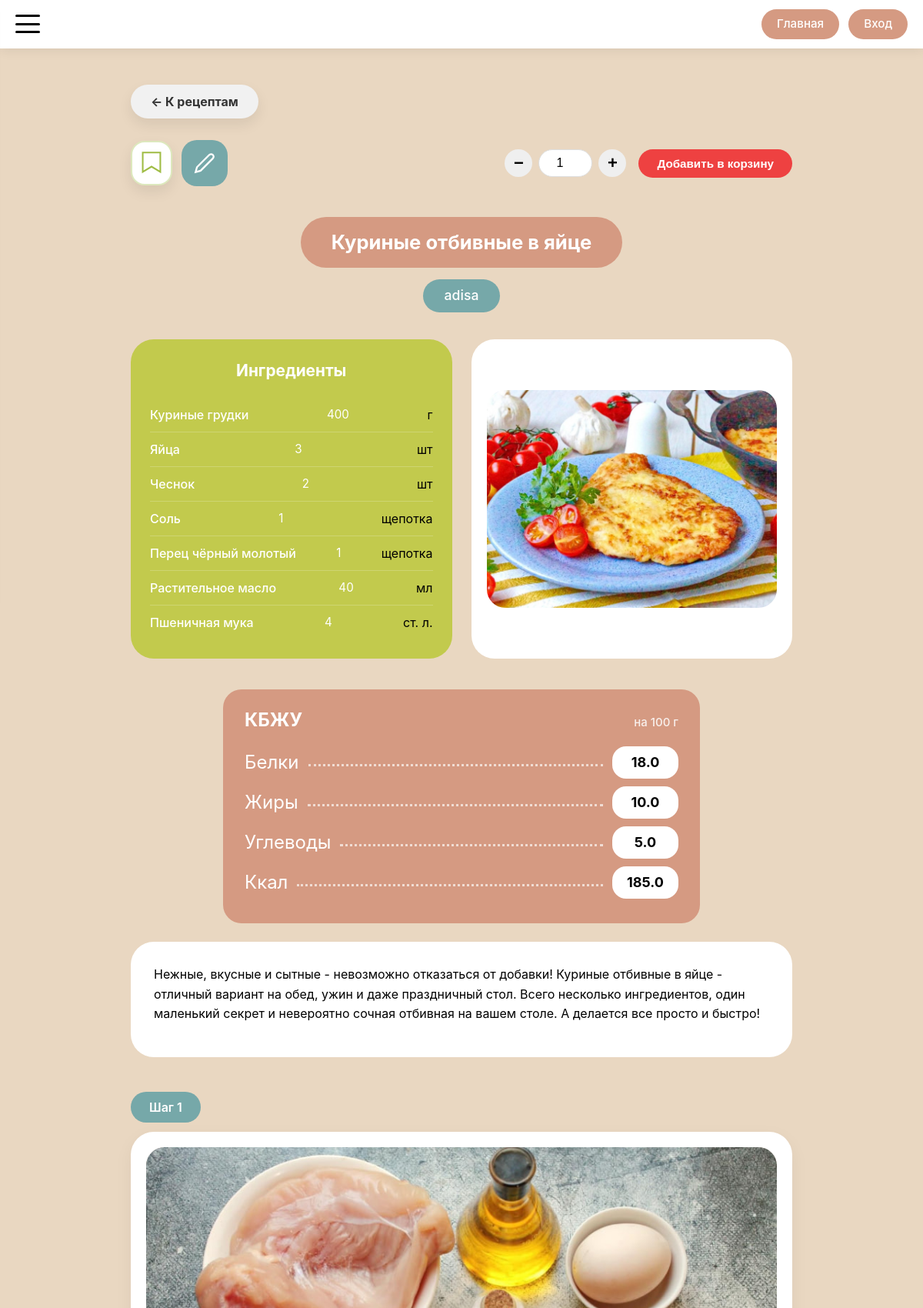
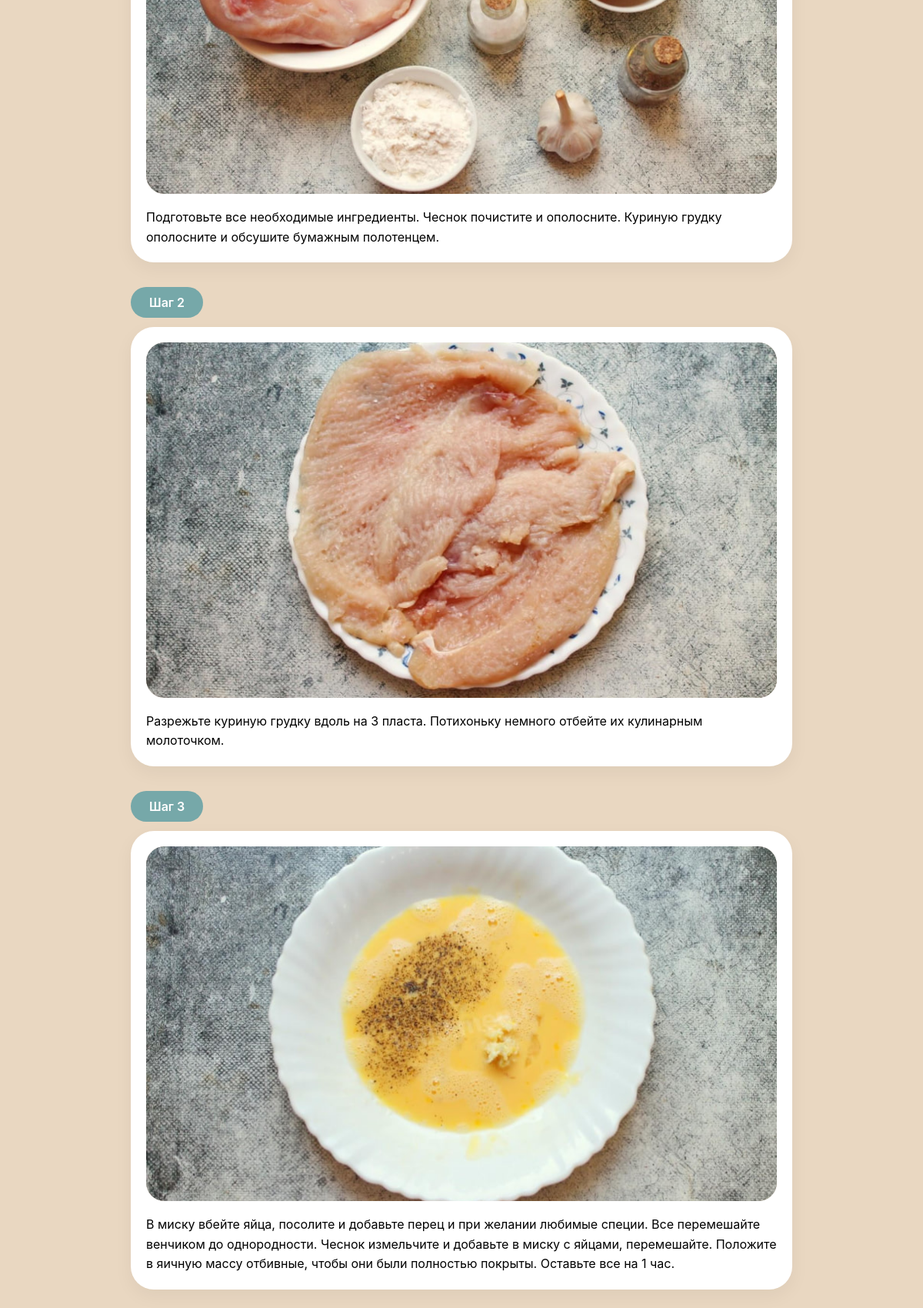
Page /recipes/16 (upper part) on the committed database (2 pictures, top to bottom).
### models.py (models this page shows, shortened)
class Recipe(db.Model):
    __tablename__ = 'recipe'
    id = db.Column(db.Integer, primary_key=True)
    title = db.Column(db.String(200), nullable=False)
    description = db.Column(db.Text)
    author_id = db.Column(db.Integer, db.ForeignKey('user.id'), nullable=False)
    status = db.Column(db.Enum(RecipeStatusEnum), nullable=False, default=RecipeStatusEnum.PENDING)
    created_at = db.Column(db.DateTime, default=datetime.utcnow)
    updated_at = db.Column(db.DateTime, default=datetime.utcnow, onupdate=datetime.utcnow)
    main_image_url = db.Column(db.String(300))
    calories = db.Column(db.Float, nullable=True)
    proteins = db.Column(db.Float, nullable=True)
    fats = db.Column(db.Float, nullable=True)
    carbohydrates = db.Column(db.Float, nullable=True)
    ingredients = db.Column(db.JSON)  # В SQLAlchemy JSON может хранить массивы
    steps = db.relationship('RecipeStep', backref='recipe', lazy='dynamic', cascade='all, delete-orphan')
    comments = db.relationship('Comment', backref='recipe', lazy='dynamic', cascade='all, delete-orphan')
    notes = db.relationship('Note', backref='recipe', lazy='dynamic', cascade='all, delete-orphan')
    favorites = db.relationship('Favorite', backref='recipe', lazy='dynamic', cascade='all, delete-orphan')
    cart_items = db.relationship('CartItem', backref='recipe', lazy='dynamic', cascade='all, delete-orphan')

class User(db.Model, UserMixin):
    __tablename__ = 'user'
    id = db.Column(db.Integer, primary_key=True)
    username = db.Column(db.String(100), unique=True, nullable=False)
    password_hash = db.Column(db.String(255), nullable=False)
    avatar_url = db.Column(db.String(300))
    created_at = db.Column(db.DateTime, default=datetime.utcnow)
    role = db.Column(db.Enum(UserRoleEnum), nullable=False, default=UserRoleEnum.USER)
    recipes = db.relationship('Recipe', backref='author', lazy='dynamic')
    comments = db.relationship('Comment', backref='author', lazy='dynamic')
    favorites = db.relationship('Favorite', backref='user', lazy='dynamic')
    cart_items = db.relationship('CartItem', backref='user', lazy='dynamic')
    notes = db.relationship('Note', backref='user', lazy='dynamic')
    chefs = db.relationship('Chef', backref='admin', lazy='dynamic')
    articles = db.relationship('Article', backref='author', lazy='dynamic')
    chef_ratings = db.relationship('ChefRating', backref='user', lazy='dynamic', cascade='all, delete-orphan')

class RecipeStep(db.Model):
    __tablename__ = 'recipe_step'
    id = db.Column(db.Integer, primary_key=True)
    recipe_id = db.Column(db.Integer, db.ForeignKey('recipe.id'), nullable=False)
    step_number = db.Column(db.Integer, nullable=False)
    text = db.Column(db.Text, nullable=False)
    image_url = db.Column(db.String(300))
    __table_args__ = (
        db.UniqueConstraint('recipe_id', 'step_number', name='unique_recipe_step'),
    )

### routes/recipe_routes.py (the view, shortened to what this page needs)
@app.route('/recipes/<int:recipe_id>')
def recipe_detail(recipe_id):
    recipe = Recipe.query.get_or_404(recipe_id)
    if current_user.is_authenticated and recipe.author_id == current_user.id:
        return redirect(url_for('recipe_manage', recipe_id=recipe.id))
    is_favorite = False
    cart_servings = 1
    is_in_cart = False
    comments_allowed = recipe.status == RecipeStatusEnum.PUBLISHED
    comments = get_recipe_comments(recipe.id)
    return render_template(
        'recipes/recipe_detail.html',
        recipe=recipe,
        is_favorite=is_favorite,
        cart_servings=cart_servings,
        is_in_cart=is_in_cart,
        comments=comments,
        comments_allowed=comments_allowed
    )

### app.py (called while the page is built)
@app.context_processor
def inject_enums():
    return dict(UserRoleEnum=UserRoleEnum)

### routes/recipe_routes.py (called while the page is built)
def get_recipe_comments(recipe_id):
    comments = (
        Comment.query
        .filter_by(recipe_id=recipe_id)
        .order_by(Comment.created_at.asc())
        .all()
    )
    for comment in comments:
        if comment.created_at and comment.updated_at:
            comment.is_edited = (comment.updated_at - comment.created_at).total_seconds() > 1
        else:
            comment.is_edited = False
    return comments

### templates/recipes/recipe_detail.html (shortened to what this page needs)
{% extends 'base/base.html' %}
{% block main_class %}recipe-detail-main{% endblock %}
{% block container_class %}recipe-detail-container{% endblock %}
{% block content %}
{% with back_url=url_for('recipes'), back_text='К рецептам', back_class='recipe-back-btn' %}
{% include 'components/_back_button.html' %}
{% endwith %}
<div class="recipe-actions-bar">
    <form action="{{ url_for('toggle_favorite', recipe_id=recipe.id) }}" method="POST">
        <button
                type="submit"
                class="recipe-favorite-ribbon js-favorite-toggle {{ 'is-active' if is_favorite else '' }}"
                aria-label="{{ 'Удалить из избранного' if is_favorite else 'Добавить в избранное' }}"
                title="{{ 'Удалить из избранного' if is_favorite else 'Добавить в избранное' }}"
        >
            <svg width="28" height="32" viewBox="0 0 24 28" fill="none" xmlns="http://www.w3.org/2000/svg">
                <path d="M2 2H22V24L12 18L2 24V2Z"/>
            </svg>
        </button>
    </form>
    <a href="{{ url_for('recipe_notes', recipe_id=recipe.id) }}" class="recipe-notes-icon" title="Мои заметки">
        <svg width="28" height="28" viewBox="0 0 24 24" fill="none" stroke="currentColor" stroke-width="2">
            <path d="M17 3a2.85 2.83 0 1 1 4 4L7.5 20.5 2 22l1.5-5.5L17 3z"/>
        </svg>
    </a>
    <div class="recipe-action-buttons">
        <form action="{{ url_for('add_to_cart', recipe_id=recipe.id) }}" method="POST" class="add-to-cart-form">
            <div class="servings-control">
                <button type="button" class="servings-btn" data-action="minus">−</button>
                <input
                        type="number"
                        name="servings"
                        class="servings-input"
                        value="{{ cart_servings }}"
                        min="1"
                >
                <button type="button" class="servings-btn" data-action="plus">+</button>
            </div>
            <button type="submit" class="recipe-action-btn action-cart">
                {% if is_in_cart %}
                Обновить корзину
                {% else %}
                Добавить в корзину
                {% endif %}
            </button>
        </form>
    </div>
</div>
<div class="recipe-info-block">
    <div class="recipe-title-wrapper">
        <div class="recipe-title-pill">{{ recipe.title }}</div>
    </div>
    <div class="recipe-author-wrapper">
        <div class="recipe-author-pill">{{ recipe.author.username }}</div>
    </div>
    <div class="recipe-ingredients-photo-row">
        <div class="recipe-ingredients-box">
            <div class="recipe-ingredients-title">Ингредиенты</div>
            <ul class="recipe-ingredients-list">
                {% for ingredient in recipe.ingredients %}
                <li class="recipe-ingredient-item">
                    <span class="ingredient-name">{{ ingredient.name }}</span>
                    <span class="ingredient-amount">{{ ingredient.amount }}</span>
                    <span class="ingredient-unit">{{ ingredient.unit }}</span>
                </li>
                {% endfor %}
            </ul>
        </div>
        {% if recipe.main_image_url %}
        <div class="recipe-photo-box">
            <div class="recipe-photo-inner">
                <img src="{{ recipe.main_image_url }}"
                     alt="{{ recipe.title }}">
            </div>
        </div>
        {% endif %}
    </div>
</div>
{% include 'components/_nutrition_view.html' %}
<div class="recipe-description-block">
    <div class="recipe-description-card">
        <div class="recipe-description-content">{{ recipe.description|safe }}</div>
    </div>
</div>
<div class="recipe-steps-block">
    {% for step in recipe.steps %}
    {% set step_index = loop.index %}
    {% include 'components/_step_block.html' with context %}
    {% endfor %}
</div>
{% endblock %}

### templates/base/base.html (shortened to what this page needs)
<!DOCTYPE html>
<html lang="ru">
<head>
    <link href="https://googleapis.com/css2?family=Inter:opsz,wght@14..32,300;14..32,400;14..32,500;14..32,600;14..32,700&display=swap" rel="stylesheet">
    <link rel="stylesheet" href="{{ url_for('static', filename='css/style.css') }}">
</head>
<body>
    {% if request.endpoint != 'auth' %}
        {% include 'components/_header.html' %}
    {% endif %}
    <main class="main {% block main_class %}{% endblock %}">
        <div class="container {% block container_class %}{% endblock %}">
            {% block content %}{% endblock %}
        </div>
    </main>
</body>
</html>

### templates/components/_header.html (shortened to what this page needs)
<header class="header">
    <div class="header-container container">
        <button class="burger-btn" id="burgerBtn">
            <span></span>
            <span></span>
            <span></span>
        </button>
        <div class="header-buttons">
            <a href="{{ url_for('index') }}" class="header-btn">Главная</a>
            {% if current_user.is_authenticated %}
                <a href="{{ url_for('profile') }}" class="header-btn">Профиль</a>
            {% else %}
                <a href="{{ url_for('auth') }}" class="header-btn">Вход</a>
            {% endif %}
        </div>
    </div>
</header>

### templates/components/_back_button.html
<div class="page-back-wrapper">
    <a href="{{ back_url }}" class="page-back-btn {{ back_class }}">
        ← {{ back_text }}
    </a>
</div>

### templates/components/_nutrition_view.html
{% set has_nutrition =
recipe.proteins is not none
or recipe.fats is not none
or recipe.carbohydrates is not none
or recipe.calories is not none
%}
{% if has_nutrition %}
<div class="nutrition-view-card">
    <div class="nutrition-view-header">
        <span>КБЖУ</span>
        <span class="nutrition-view-subtitle">на 100 г</span>
    </div>
    <div class="nutrition-view-row">
        <span>Белки</span>
        <span class="nutrition-dots"></span>
        <strong>{{ recipe.proteins if recipe.proteins is not none else '—' }}</strong>
    </div>
    <div class="nutrition-view-row">
        <span>Жиры</span>
        <span class="nutrition-dots"></span>
        <strong>{{ recipe.fats if recipe.fats is not none else '—' }}</strong>
    </div>
    <div class="nutrition-view-row">
        <span>Углеводы</span>
        <span class="nutrition-dots"></span>
        <strong>{{ recipe.carbohydrates if recipe.carbohydrates is not none else '—' }}</strong>
    </div>
    <div class="nutrition-view-row">
        <span>Ккал</span>
        <span class="nutrition-dots"></span>
        <strong>{{ recipe.calories if recipe.calories is not none else '—' }}</strong>
    </div>
</div>
{% endif %}

### templates/components/_step_block.html
<div class="recipe-step-item">
    <div class="step-number-pill">Шаг {{ step_index }}</div>
    <div class="step-card">
        {% if step.image_url %}
        <div class="step-image">
            <img src="{{ step.image_url }}"
                 alt="Шаг {{ step_index }}">
        </div>
        {% endif %}
        <div class="step-text">{{ step.text }}</div>
    </div>
</div>

### rows in the picture
Recipe: title "Куриные отбивные в яйце", main_image_url (picture), proteins "18.0", fats "10.0", carbohydrates "5.0", calories "185.0", description "Нежные, вкусные и сытные - невозможно отказаться от добавки! Куриные отбивные в яйце - отличный вариант на обед, ужин и даже праздничный стол. Всего несколько ингредиентов, один маленький секрет и невероятно сочная отбивная на вашем столе. А делается все просто и быстро!"
User: author.username "adisa"
RecipeStep: step_number "1", image_url (picture), text "Подготовьте все необходимые ингредиенты. Чеснок почистите и ополосните. Куриную грудку ополосните и обсушите бумажным полотенцем."
RecipeStep: step_number "2", image_url (picture), text "Разрежьте куриную грудку вдоль на 3 пласта. Потихоньку немного отбейте их кулинарным молоточком."
RecipeStep: step_number "3", image_url (picture), text "В миску вбейте яйца, посолите и добавьте перец и при желании любимые специи. Все перемешайте венчиком до однородности. Чеснок измельчите и добавьте в миску с яйцами, перемешайте. Положите в яичную массу отбивные, чтобы они были полностью покрыты. Оставьте все на 1 час."

### other values in the picture
{{ back_text }} "К рецептам"
{{ ingredient.name }} "Куриные грудки" "Яйца" "Чеснок" "Соль" "Перец чёрный молотый" "Растительное масло" "Пшеничная мука"
{{ ingredient.amount }} "400" "3" "2" "1" "1" "40" "4"
{{ ingredient.unit }} "г" "шт" "шт" "щепотка" "щепотка" "мл" "ст. л."
